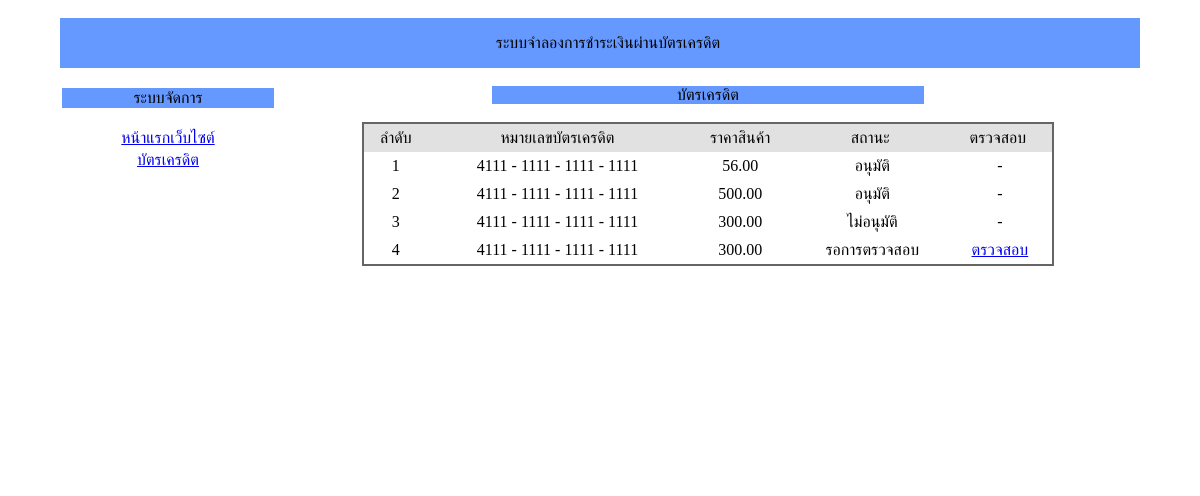
Screenshot of /giftshop2_V2_1/bank/index.php with the database file from the repository.
### tables this page shows
CREATE TABLE `tbl_credit` (
  `credit_id` int(5) unsigned zerofill NOT NULL auto_increment,
  `order_id` int(5) unsigned zerofill NOT NULL,
  `customer_id` int(5) unsigned zerofill NOT NULL,
  `credit_type` int(1) NOT NULL,
  `credit_number1` varchar(4) NOT NULL,
  `credit_number2` varchar(4) NOT NULL,
  `credit_number3` varchar(4) NOT NULL,
  `credit_number4` varchar(4) NOT NULL,
  `credit_code` int(3) NOT NULL,
  `credit_expm` int(2) NOT NULL,
  `credit_expy` int(2) NOT NULL,
  `credit_name` varchar(50) NOT NULL,
  `credit_bank` varchar(100) NOT NULL,
  `credit_money` varchar(5) NOT NULL,
  `credit_status` int(1) NOT NULL,
  `credit_date` date NOT NULL,
  `credit_time` time NOT NULL,
  PRIMARY KEY  (`credit_id`)
);

### giftshop2_V2_1/includes/function.ini.php (called while the page is built, shortened)
<?
function cunit($order_id){
	$sql="select * from tbl_order_lists where order_id=$order_id" ;
	$qry=mysql_query($sql);
	while($db=mysql_fetch_array($qry)){
	$sumpricebyproduct=$db['product_price']*$db['order_unit'];
	$sumtotal=$sumtotal+$sumpricebyproduct;
	if($sumtotal>=300){$sto=$sumtotal;}else{$sto=$sumtotal+50;}
	}
	return $sto;
}
?>

### giftshop2_V2_1/bank/index.php (the view, shortened to what this page needs)
<?
	include('../includes/function.ini.php');
	$mode=$_REQUEST['mode'];
?>
<!DOCTYPE html PUBLIC "-//W3C//DTD XHTML 1.0 Transitional//EN" "http://www.w3.org/TR/xhtml1/DTD/xhtml1-transitional.dtd">
<html xmlns="http://www.w3.org/1999/xhtml">
<head>
<link href="../css/styles.css" rel="stylesheet" type="text/css">
</head>
<body>
<br />
<table width="90%" border="0" align="center" cellpadding="0" cellspacing="0">
  <tr>
    <td height="50" colspan="2" align="center" bgcolor="#6699FF">&nbsp;&nbsp;&nbsp;&nbsp;ระบบจำลองการชำระเงินผ่านบัตรเครดิต</td>
  </tr>
  <tr>
    <td width="20%" height="400" valign="top" bgcolor="#FFFFFF"><br />
      <table width="100%" border="0" align="center">
      <tr>
        <td align="center" bgcolor="#6699FF"><div id="title_box2">ระบบจัดการ</div></td>
      </tr>
      <tr>
        <td align="center"><a href="../index.php"><br />
          หน้าแรกเว็บไซต์</a></td>
      </tr>
      <tr>
        <td align="center"><a href="index.php">บัตรเครดิต</a></td>
      </tr>
    </table></td>
    <td width="80%" align="center" valign="top" bgcolor="#FFFFFF">
    <?
    	switch($mode){
			default :
			$sql="select * from tbl_credit as a, tbl_order_lists as b where a.order_id=b.order_id group by a.order_id asc";
			$qry=mysql_query($sql);
			$numrow=mysql_num_rows($qry);
	?>
    <br />
    <table width="50%" border="0" align="center" cellpadding="0" cellspacing="0">
  <tr>
    <td colspan="2" align="center" valign="top" bgcolor="#6699FF"><div id="title_box">บัตรเครดิต</div></td>
  </tr>
</table>
<br />
<table width="80%" border="0" align="center" cellpadding="0" cellspacing="2" bgcolor="#656565">
  <tr>
    <td bgcolor="#FFFFFF">
    <table width="100%" border="0" align="center" cellpadding="5" cellspacing="0">
  <tr>
    <td align="center" bgcolor="#e1e1e1">ลำดับ&nbsp;</td>
    <td align="center" bgcolor="#e1e1e1">หมายเลขบัตรเครดิต&nbsp;</td>
    <td align="center" bgcolor="#e1e1e1">ราคาสินค้า&nbsp;</td>
    <td align="center" bgcolor="#e1e1e1">สถานะ&nbsp;</td>
    <td align="center" bgcolor="#e1e1e1">ตรวจสอบ&nbsp;</td>
  </tr>
  <? if ($numrow==0){?>
  <tr>
    <td colspan="5" align="center">ไม่มีข้อมูล การชำระเงินผ่านบัตรเครดิต</td>
    </tr>
  <? }else{
		while($db=mysql_fetch_array($qry)){
		$no++;
		$sum=cunit($db['order_id']);
  ?>
  <tr>
    <td align="center"><?=$no?>&nbsp;</td>
    <td align="center"><? if($db['credit_type'] ==1){?>4<? }else{?>5<? }?><?=$db['credit_number1']?> - <?=$db['credit_number2']?> - <?=$db['credit_number3']?> - <?=$db['credit_number4']?>&nbsp;</td>
    <td align="center"><?=number_format($sum,2);?>&nbsp;</td>
    <td align="center"><? if($db['credit_status']==0 ){echo "รอการตรวจสอบ";}elseif($db['credit_status']==1){echo "อนุมัติ";}else{echo "ไม่อนุมัติ"; }?></td>
    <td align="center"><? if($db['credit_status']!=0 ){echo "-";}else{ ?>
    <a href="index.php?module=<?=$module?>&mode=check&credit_id=<?=$db['credit_id']?>&customer_id=<?=$db['customer_id']?>&credit_type=<?=$db['credit_type']?>">ตรวจสอบ</a>
<? }
?>
    </td>
  </tr>
  <? }
	} ?>
</table>
    </td>
  </tr>
</table>
<br />
<?
	break;
?>
<?
	}
?>
    </td>
  </tr>
</table>
</body>
</html>

### giftshop2_V2_1/css/styles.css (style rules this page uses)
body { margin-left: 0px; margin-top: 0px; margin-right: 0px; margin-bottom: 0px; background-color: #FFF; }

### giftshop2_V2_1/bank/index.php (style rules this page uses)
body { background-color: #F0F0F0; }

### rows the page displays
tbl_credit: credit_type "4", credit_number1 "111", credit_number2 "1111", credit_number3 "1111", credit_number4 "1111", sum "56.00", credit_status "อนุมัติ"
tbl_credit: credit_type "4", credit_number1 "111", credit_number2 "1111", credit_number3 "1111", credit_number4 "1111", sum "500.00", credit_status "อนุมัติ"
tbl_credit: credit_type "4", credit_number1 "111", credit_number2 "1111", credit_number3 "1111", credit_number4 "1111", sum "300.00", credit_status "ไม่อนุมัติ"
tbl_credit: credit_type "4", credit_number1 "111", credit_number2 "1111", credit_number3 "1111", credit_number4 "1111", sum "300.00", credit_status "รอการตรวจสอบ"
